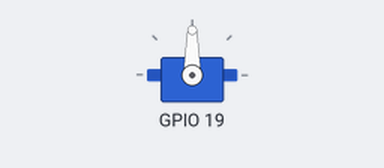
Bench run of a program on a simulated Raspberry Pi (BCM pin numbers). Shown: servo. Servo angles are drawn from the pulse width (0.5 ms = 0°, 2.5 ms = 180°); what the program prints to the terminal is not drawn. At 3.1 s the program stops and its outputs stay as they are.

Above: at 0.1 s.
At 1.1 s:
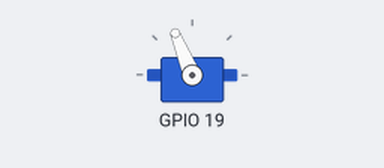
At 2.6 s:
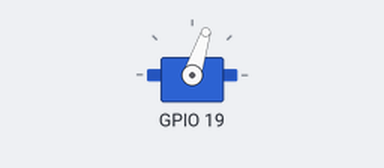
Timing chart, 0 to 4.6 s (numbered marks = the images above):
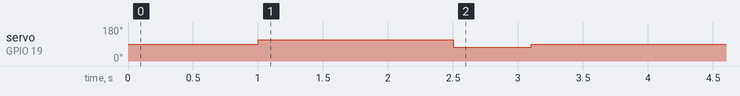

Measured:
- by itself, servo on GPIO 19: 90° → 112° at 1.0 s, → 72° 1.5 s later, → 90° 0.60 s later

The program:

pwm1.py
```python
import wiringpi
from time import sleep

# 117 to 162 are possible values for steering servo - 118 to 161 are safer)

numClock = 192;
numRange = 2000;

### Initialize WiringPi, then Pin, then PWM Mode
##wiringpi.wiringPiSetupGpio()
##wiringpi.pinMode(18, 2)
##wiringpi.pwmSetMode(wiringpi.GPIO.PWM_MODE_MS)
##
### Configure Frequency
##wiringpi.pwmSetClock(numClock)
##wiringpi.pwmSetRange(numRange)
##
### Set Duty Cycle
##wiringpi.pwmWrite(18, 140)


# Initialize WiringPi, then Pin, then PWM Mode
wiringpi.wiringPiSetupGpio()
wiringpi.pinMode(19, 2)
wiringpi.pwmSetMode(wiringpi.GPIO.PWM_MODE_MS)

# Configure Frequency
wiringpi.pwmSetClock(numClock)
wiringpi.pwmSetRange(numRange)

# Set Duty Cycle
print("Stop for 1 s")
wiringpi.pwmWrite(19, 150)
sleep(1)

wiringpi.pwmWrite(19, 174)
sleep(1.5)

wiringpi.pwmWrite(19, 130)
sleep(0.6)

print("Stop")
wiringpi.pwmWrite(19, 150)
print("Done")

# 158 enough for going forward freely and on floor
# 138 enough for going forward freely and on floor
# both directions might need kickstart

# 175 is speed max
```
